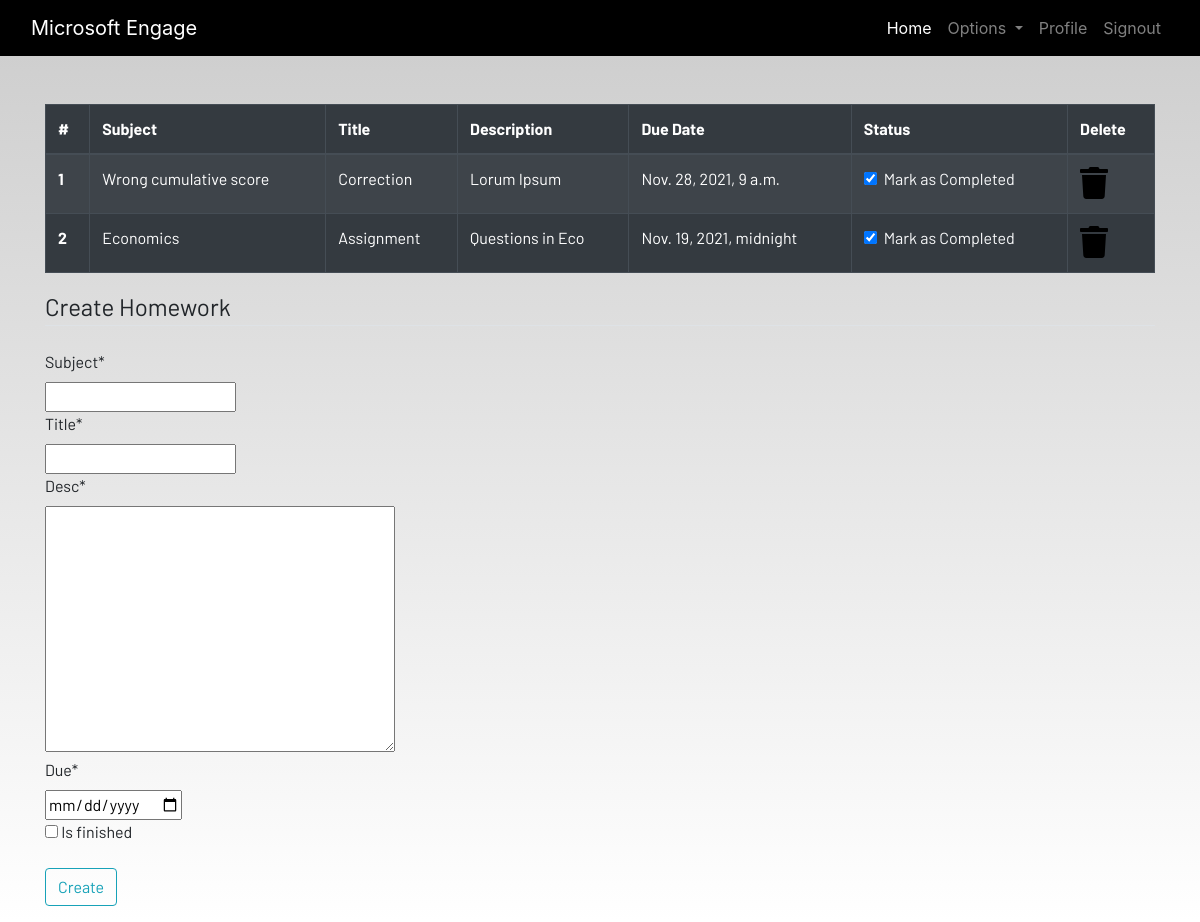
The app's page /homework (signed in), older data.
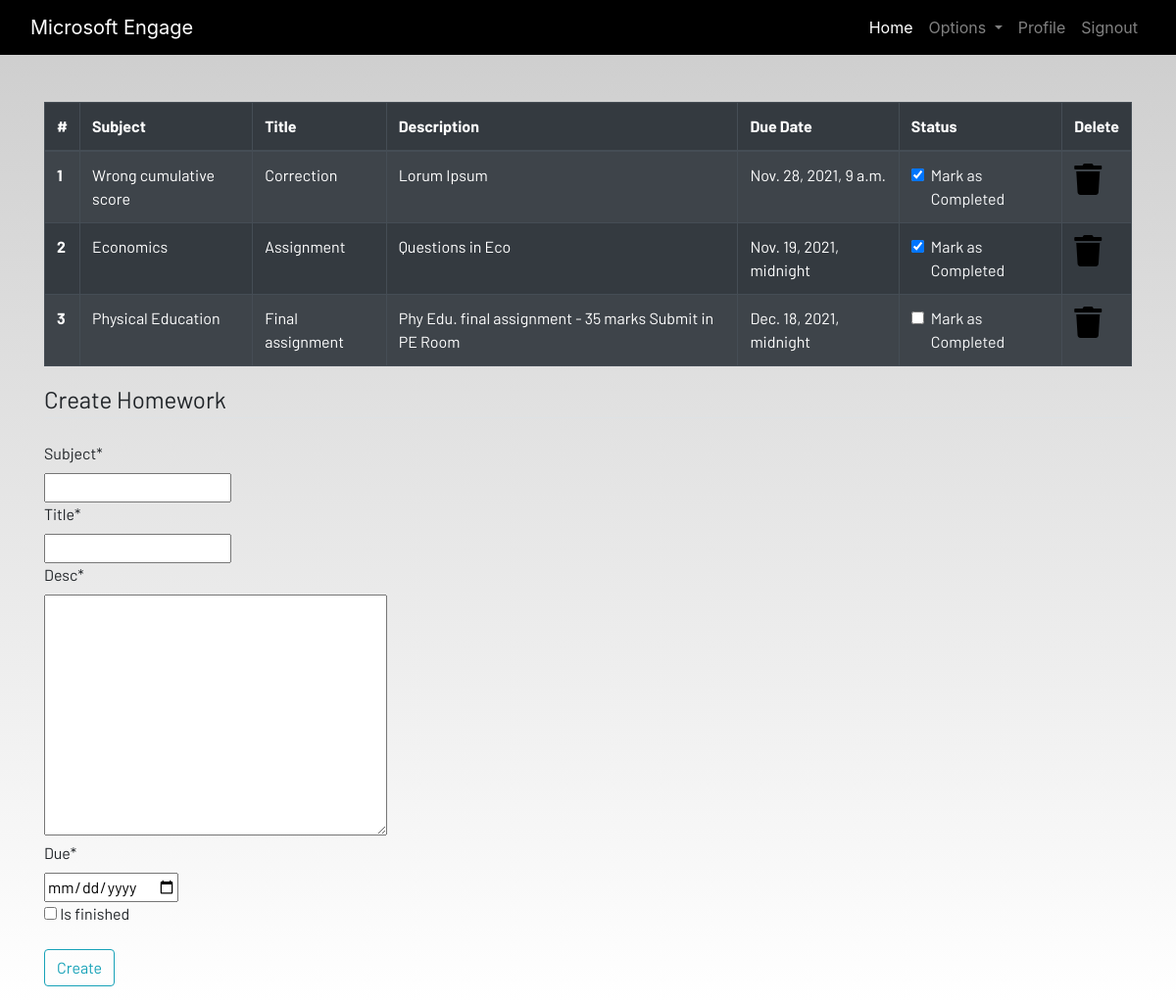
The same page, newer data.
### dashboard/models.py (models this page shows, shortened)
class Homework(models.Model):
    user = models.ForeignKey(User, on_delete = models.CASCADE)
    title = models.CharField(max_length=100)
    subject = models.CharField(max_length = 50)
    desc = models.TextField()
    due = models.DateTimeField()
    is_finished = models.BooleanField(default=False)

### dashboard/views.py (the view)
# urls.py: path('homework', views.homework, name = "homework"),
@login_required
def homework(request):
    if(request.method == "POST"):
        hwForm = HwForm(request.POST)
        if(hwForm.is_valid()):
            try:
                done = request.POST['is_finished']
                if(done == 'on'):
                    done = True
                else:
                    done = False
            except:
                done = False
            homeworks = Homework(
                user = request.user,
                title = request.POST['title'],
                subject = request.POST['subject'],
                due = request.POST['due'],
                desc = request.POST['desc'],
                is_finished = done,
            )
            homeworks.save()
            messages.success(request, f"Saved homework from {request.user.username}!!")
    else:
        hwForm = HwForm()
    homework = Homework.objects.filter(user = request.user)
    hw_done = True
    if(len(homework) != 0):
        hw_done = False
    context = {
                'homeworks' : homework,
                'hw_done': hw_done,
                'form': hwForm,
                }
    return render(request, 'dashboard/homework.html', context)

### dashboard/forms.py
class HwForm(forms.ModelForm):
    class Meta:
        model = Homework
        widgets = {'due':DateInput()}
        fields = ['subject', 'title', 'desc', 'due', 'is_finished']

### dashboard/templates/dashboard/homework.html (shortened to what this page needs)
{% extends 'dashboard/base.html' %}
{% load static %}
{% load crispy_forms_tags %}
{% block content %}
<div class="container">
    {% if not hw_done %}
    <table class="table table-striped table-bordered table-hover table-dark">
        <thead>
            <tr>
                <th scope="col">#</th>
                <th scope="col">Subject</th>
                <th scope="col">Title</th>
                <th scope="col">Description</th>
                <th scope="col">Due Date</th>
                <th scope="col">Status</th>
                <th scope="col">Delete</th>
            </tr>
        </thead>
        <tbody>
            {% for hw in homeworks %}
            <tr>
                <th scope="row">{{forloop.counter}}</th>
                <td>{{hw.subject}}</td>
                <td>{{hw.title}}</td>
                <td>{{hw.desc}}</td>
                <td>{{hw.due}}</td>
                <td>
                    <a href="{% url 'update_homework' hw.id %}">
                        <div class="form-check">
                            {% if hw.is_finished == True %}
                            <input class="form-check-input" type="checkbox" value="" checked>
                            {% else %}
                            <input onclick = "{% url 'update_homework' hw.id %}" class="form-check-input" type="checkbox" value="" >
                            {% endif %}
                            <label class="form-check-label text-light" for="flexCheckDefault">
                                Mark as Completed
                            </label>
                        </div>
                    </a>
                </td>
                <td><a href="{% url 'delete_homework' hw.id %}"><i class="fa fa-trash fa-2x"></i></a></td>
            </tr>
            {% endfor %}
        </tbody>
    </table>
    {% else %}
    <h4>All homeworks are completed!! Create to have more!!</h4>
    {% endif %}
</div>
<div class=" container">
    <form method="POST">
        <fieldset class="form-group">
            <legend class="border-bottom mb-4">Create Homework</legend>
            {{form|crispy}}
        </fieldset>
        <div class="form-group">
            <button href="" class="btn btn-outline-info" type="submit">
                Create
            </button>
        </div>
    </form>
</div>
{% endblock content %}

Row changes from the older to the newer data that the page shows:
added Homework: subject "Physical Education", title "Final assignment", desc "Phy Edu. final assignment - 35 marks Submit in PE Room", due "Dec. 18, 2021, midnight"
